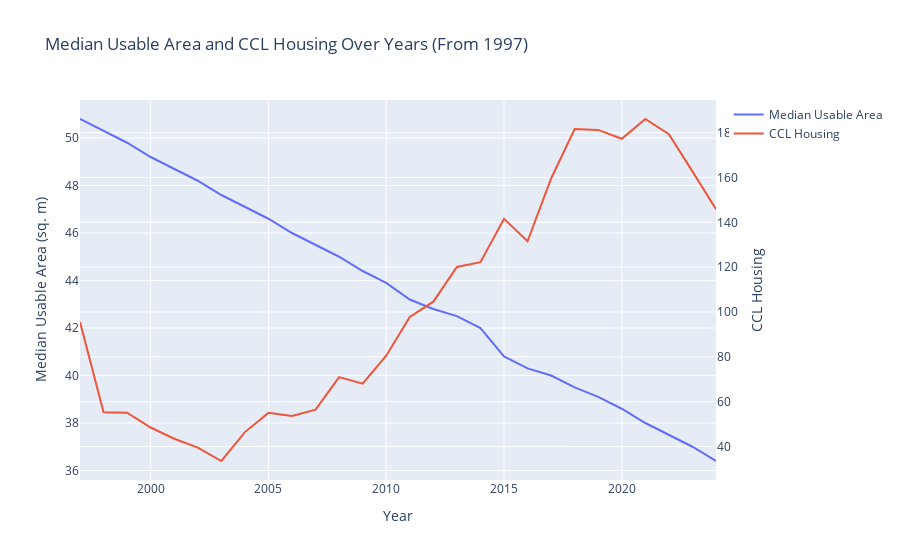

Notebook code for this chart:
### Code cell
import plotly.graph_objects as go
#樓價跟實用面積圖
centaline_data_housing_for_area['Date'] = pd.to_datetime(centaline_data_housing_for_area['Date'])
centaline_data_housing_for_area['year'] = centaline_data_housing_for_area['Date'].dt.year
centaline_yearly_median = centaline_data_housing_for_area.groupby('year')['CCL_housing'].median().reset_index()
merged_data_PNA = pd.merge(df_mix_data, centaline_yearly_median, on='year', how='outer')

# 只要1997後的data
merged_data_filtered_PNA = merged_data_PNA[merged_data_PNA['year'] >= 1997]

fig = go.Figure()

fig.add_trace(go.Scatter(
    x=merged_data_filtered_PNA['year'],
    y=merged_data_filtered_PNA['Median_usable_area'],
    name='Median Usable Area',
    yaxis='y1'
))

fig.add_trace(go.Scatter(
    x=merged_data_filtered_PNA['year'],
    y=merged_data_filtered_PNA['CCL_housing'],
    name='CCL Housing',
    yaxis='y2'
))


fig.update_layout(
    title='Median Usable Area and CCL Housing Over Years (From 1997)',
    xaxis=dict(title='Year'),
    yaxis=dict(title='Median Usable Area (sq. m)', side='left'),
    yaxis2=dict(title='CCL Housing', side='right', overlaying='y')
)

fig.show()

### Figure 1 — Plotly figure (JSON) as saved in the notebook; plotly's stock layout.template omitted (floating-point values rounded to 4 significant figures)
{"data": [{"name": "Median Usable Area", "type": "scatter", "x": [1997, 1998, 1999, 2000, 2001, 2002, 2003, 2004, 2005, 2006, 2007, 2008, 2009, 2010, 2011, 2012, 2013, 2014, 2015, 2016, 2017, 2018, 2019, 2020, 2021, 2022, 2023, 2024], "y": [50.8, 50.3, 49.8, 49.2, 48.7, 48.2, 47.6, 47.1, 46.6, 46, 45.5, 45, 44.4, 43.9, 43.2, 42.8, 42.5, 42, 40.8, 40.3, 40, 39.5, 39.1, 38.6, 38, 37.5, 37, 36.4], "yaxis": "y"}, {"name": "CCL Housing", "type": "scatter", "x": [1997, 1998, 1999, 2000, 2001, 2002, 2003, 2004, 2005, 2006, 2007, 2008, 2009, 2010, 2011, 2012, 2013, 2014, 2015, 2016, 2017, 2018, 2019, 2020, 2021, 2022, 2023, 2024], "y": [95.53, 55.22, 55.09, 48.45, 43.46, 39.47, 33.52, 46.41, 54.99, 53.57, 56.44, 70.92, 68.0, 80.5, 97.77, 104.6, 120.1, 122.2, 141.5, 131.6, 159.6, 181.6, 181.2, 177.3, 186.1, 179.3, 162.7, 145.9], "yaxis": "y2"}], "layout": {"title": {"text": "Median Usable Area and CCL Housing Over Years (From 1997)"}, "xaxis": {"title": {"text": "Year"}}, "yaxis": {"side": "left", "title": {"text": "Median Usable Area (sq. m)"}}, "yaxis2": {"overlaying": "y", "side": "right", "title": {"text": "CCL Housing"}}}}
